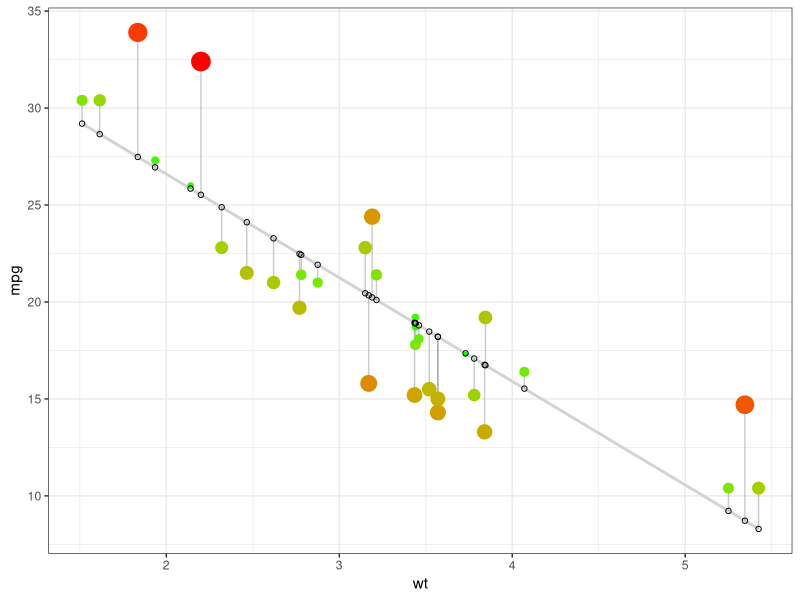
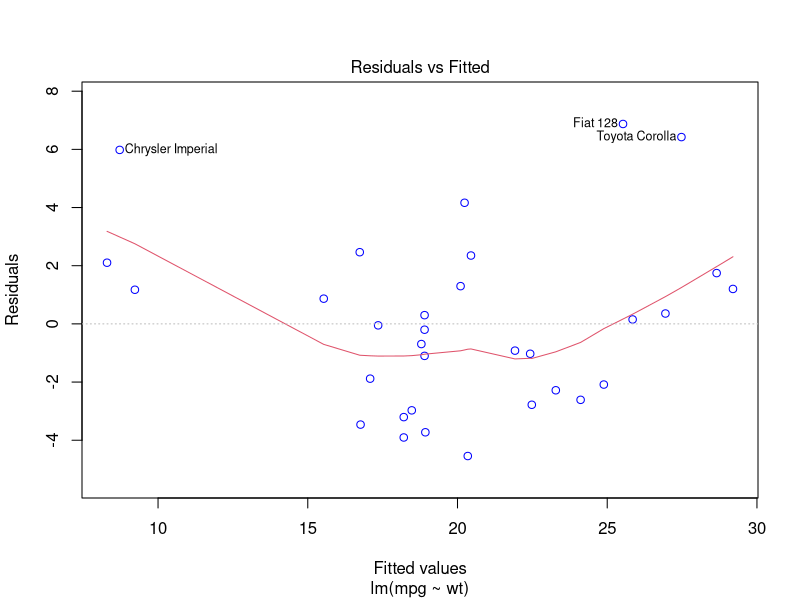
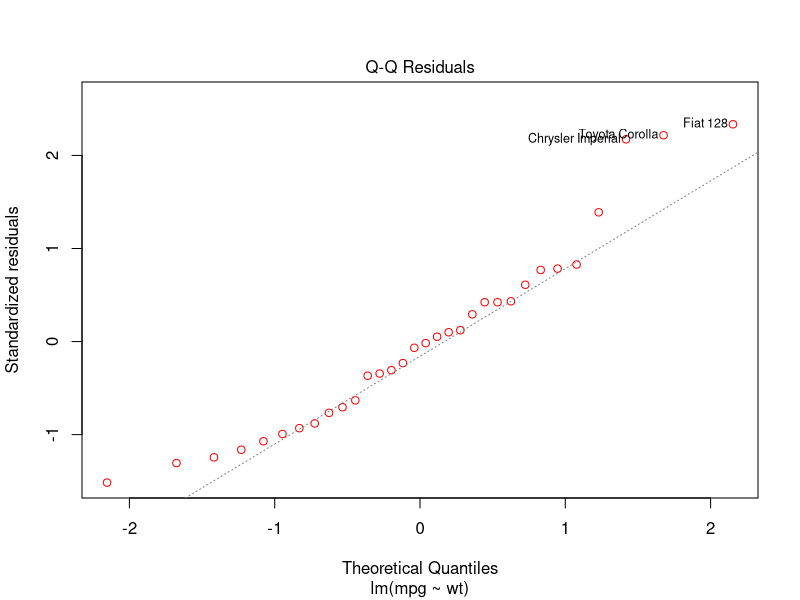
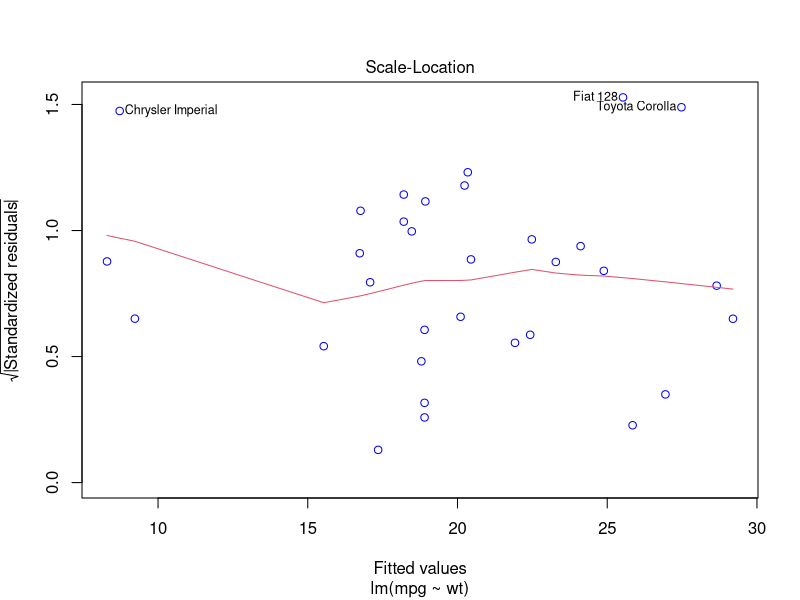
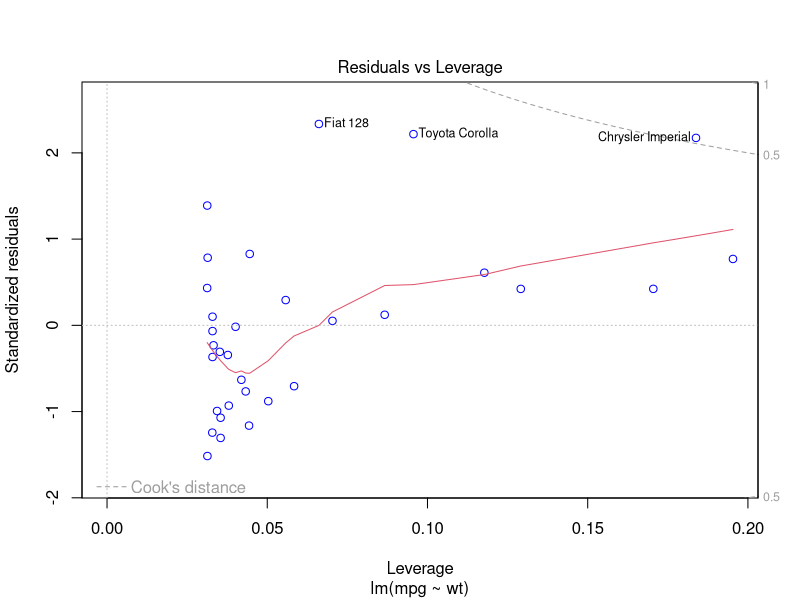
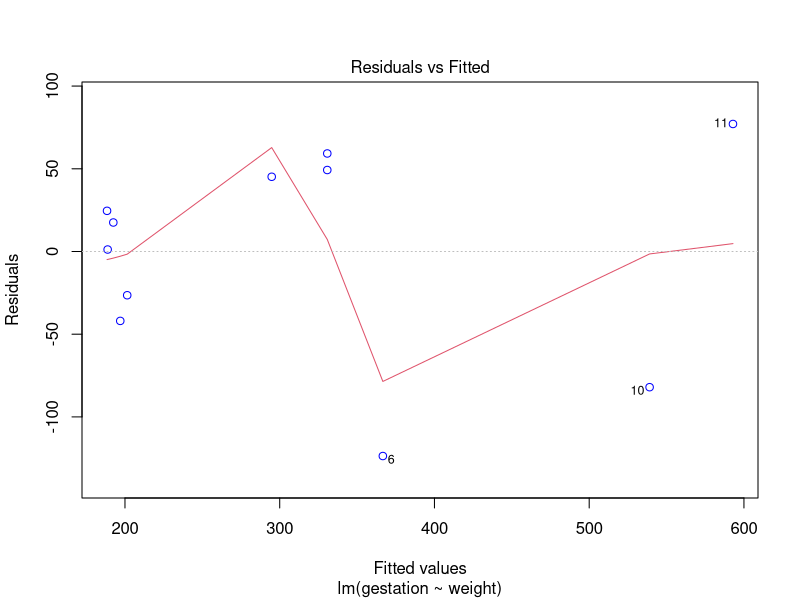
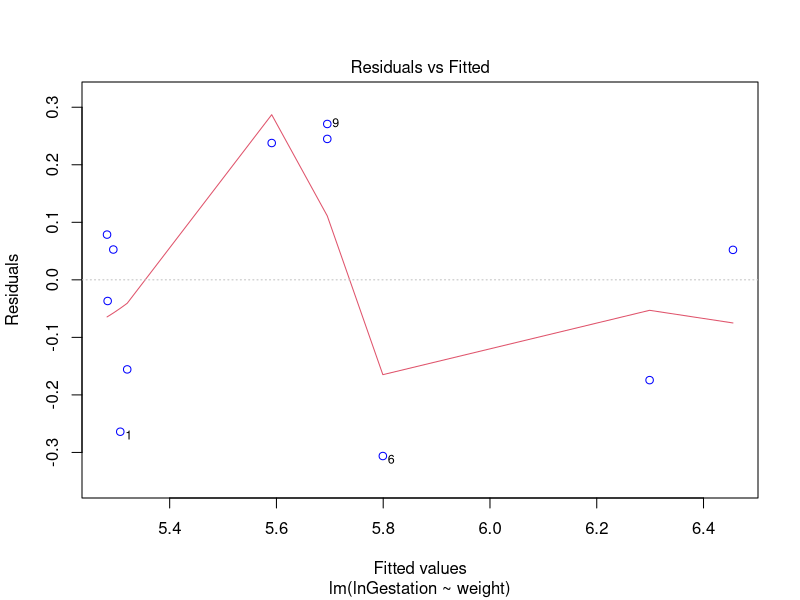
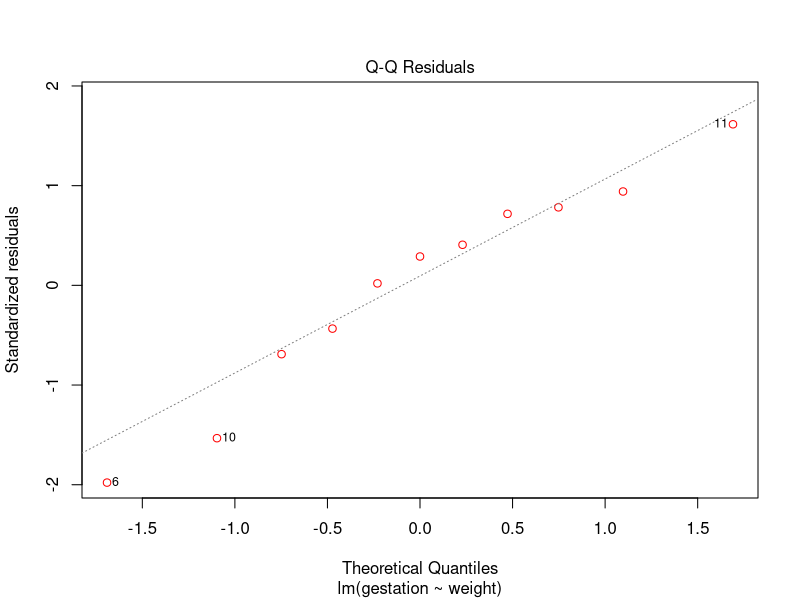

These charts were generated, in order, by the following R code:
library(ggplot2)
data("mtcars"); head(mtcars)

d <- mtcars
fit <- lm(mpg ~ wt, data = d) # fit the model
d$predicted <- predict(fit)   # Save the predicted values
d$residuals <- residuals(fit) # Save the residual values

ggplot(d, aes(x = wt, y = mpg)) +
  geom_smooth(method = "lm", se = FALSE, color = "lightgrey") +     # regression line  
  geom_segment(aes(xend = wt, yend = predicted), alpha = .2) +      # draw line from point to line
  geom_point(aes(color = abs(residuals), size = abs(residuals))) +  # size of the points
  scale_color_continuous(low = "green", high = "red") +             # colour of the points mapped to residual size - green smaller, red larger
  guides(color = FALSE, size = FALSE) +                             # Size legend removed
  geom_point(aes(y = predicted), shape = 1) +
  theme_bw()


plot(fit, which=1, col=c("blue")) # Residuals vs Fitted Plot
plot(fit, which=2, col=c("red"))  # Q-Q Plot
plot(fit, which=3, col=c("blue"))  # Scale-Location Plot
plot(fit, which=5, col=c("blue"))  # Residuals vs Leverage

###############

# data transformation

mammal = c("Goat", "Sheep", "Deer", "Porcupine", "Bear", "Hippo", "Horse", "Camel", "Zebra", "Giraffe", "Elephant")
weight = c(2.75, 4, 0.48, 1.5, 0.37, 50, 30, 40, 40, 98, 113)
gestation = c(155, 175, 190, 210, 213, 243, 340, 380, 390, 457, 670)
birth_data = data.frame(mammal, weight, gestation)

birth_data$lnGestation <- log(birth_data$gestation)
model_transf = lm(lnGestation ~ weight, data = birth_data)
model = lm(gestation ~ weight, data = birth_data)



birth_data$lnWeight <- log(birth_data$weight)


summary(model)
summary(model_transf)



plot(model, which=1, col=c("blue")) # Residuals vs Fitted Plot
plot(model_transf, which=1, col=c("blue")) # Residuals vs Fitted Plot

plot(model, which=2, col=c("red"))  # Q-Q Plot
plot(model_transf, which=2, col=c("red"))  # Q-Q Plot

plot(model, which=3, col=c("blue"))  # Scale-Location Plot
plot(model_transf, which=3, col=c("blue"))  # Scale-Location Plot

plot(model, which=5, col=c("blue"))  # Residuals vs Leverage
plot(model_transf, which=5, col=c("blue"))  # Residuals vs Leverage


birth_data$predicted <- predict(model)   # Save the predicted values
birth_data$residuals <- residuals(model) # Save the residual values

ggplot(birth_data, aes(x = weight, y = gestation)) +
  geom_smooth(method = "lm", se = FALSE, color = "lightgrey") +     # regression line  
  geom_segment(aes(xend = weight, yend = predicted), alpha = .2) +      # draw line from point to line
  geom_point(aes(color = abs(residuals), size = abs(residuals))) +  # size of the points
  scale_color_continuous(low = "green", high = "red") +             # colour of the points mapped to residual size - green smaller, red larger
  guides(color = FALSE, size = FALSE) +                             # Size legend removed
  geom_point(aes(y = predicted), shape = 1) +
  theme_bw()


birth_data$predicted_trans <- predict(model_transf)   # Save the predicted values
birth_data$residuals_trans <- residuals(model_transf) # Save the residual values

ggplot(birth_data, aes(x = weight, y = lnGestation)) +
  geom_smooth(method = "lm", se = FALSE, color = "lightgrey") +     # regression line  
  geom_segment(aes(xend = weight, yend = predicted_trans), alpha = .2) +      # draw line from point to line
  geom_point(aes(color = abs(residuals_trans), size = abs(residuals_trans))) +  # size of the points
  scale_color_continuous(low = "green", high = "red") +             # colour of the points mapped to residual size - green smaller, red larger
  guides(color = FALSE, size = FALSE) +                             # Size legend removed
  geom_point(aes(y = predicted_trans), shape = 1) +
  theme_bw()




ggplot(birth_data, aes(x = weight, y = lnGestation)) +
  geom_point() +
  geom_smooth(method = "lm", color = "blue") +
  theme_minimal()

ggplot(birth_data, aes(x = weight, y = gestation)) +
  geom_point() +
  geom_smooth(method = "lm", color = "blue") +
  theme_minimal()
